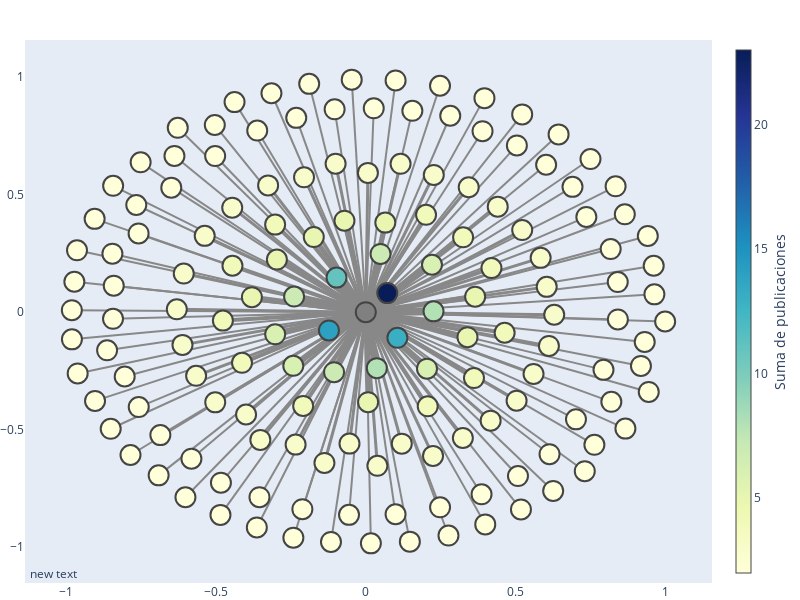

Here is the notebook cell this chart was saved with:
### Markdown cell above
Post-pandemia

### Code cell
grafo_colaboraciones(df_colaboraciones_internacionales_post_pandemia[df_colaboraciones_internacionales_post_pandemia['weight'] > media_colaboraciones_internacionales_post_pandemia])

### Figure 1 — Plotly figure (JSON) as saved in the notebook; plotly's stock layout.template omitted (floating-point values rounded to 4 significant figures; data arrays with more than 128 entries replaced by an {"elided": "..."} marker saying what was removed)
{"data": [{"hoverinfo": "none", "line": {"color": "#888", "width": 23}, "mode": "lines", "type": "scatter", "x": [0.0007322, 0.07237, null], "y": [2.45e-05, 0.08128, null]}, {"hoverinfo": "none", "line": {"color": "#888", "width": 14}, "mode": "lines", "type": "scatter", "x": [0.0007322, -0.1224, null], "y": [2.45e-05, -0.0777, null]}, {"hoverinfo": "none", "line": {"color": "#888", "width": 13}, "mode": "lines", "type": "scatter", "x": [0.0007322, 0.1062, null], "y": [2.45e-05, -0.109, null]}, {"hoverinfo": "none", "line": {"color": "#888", "width": 11}, "mode": "lines", "type": "scatter", "x": [0.0007322, -0.09704, null], "y": [2.45e-05, 0.1472, null]}, {"hoverinfo": "none", "line": {"color": "#888", "width": 8}, "mode": "lines", "type": "scatter", "x": [0.0007322, 0.2269, null], "y": [2.45e-05, 0.003652, null]}, {"hoverinfo": "none", "line": {"color": "#888", "width": 8}, "mode": "lines", "type": "scatter", "x": [0.0007322, 0.03756, null], "y": [2.45e-05, -0.238, null]}, {"hoverinfo": "none", "line": {"color": "#888", "width": 7}, "mode": "lines", "type": "scatter", "x": [0.0007322, -0.2387, null], "y": [2.45e-05, 0.0667, null]}, {"hoverinfo": "none", "line": {"color": "#888", "width": 7}, "mode": "lines", "type": "scatter", "x": [0.0007322, -0.1053, null], "y": [2.45e-05, -0.2552, null]}, {"hoverinfo": "none", "line": {"color": "#888", "width": 7}, "mode": "lines", "type": "scatter", "x": [0.0007322, 0.04984, null], "y": [2.45e-05, 0.248, null]}, {"hoverinfo": "none", "line": {"color": "#888", "width": 6}, "mode": "lines", "type": "scatter", "x": [0.0007322, 0.205, null], "y": [2.45e-05, -0.2402, null]}, {"hoverinfo": "none", "line": {"color": "#888", "width": 6}, "mode": "lines", "type": "scatter", "x": [0.0007322, -0.3018, null], "y": [2.45e-05, -0.09404, null]}, {"hoverinfo": "none", "line": {"color": "#888", "width": 6}, "mode": "lines", "type": "scatter", "x": [0.0007322, -0.2414, null], "y": [2.45e-05, -0.228, null]}, {"hoverinfo": "none", "line": {"color": "#888", "width": 6}, "mode": "lines", "type": "scatter", "x": [0.0007322, 0.2216, null], "y": [2.45e-05, 0.202, null]}, {"hoverinfo": "none", "line": {"color": "#888", "width": 5}, "mode": "lines", "type": "scatter", "x": [0.0007322, 0.3402, null], "y": [2.45e-05, -0.1064, null]}, {"hoverinfo": "none", "line": {"color": "#888", "width": 5}, "mode": "lines", "type": "scatter", "x": [0.0007322, 0.008387, null], "y": [2.45e-05, -0.3828, null]}, {"hoverinfo": "none", "line": {"color": "#888", "width": 5}, "mode": "lines", "type": "scatter", "x": [0.0007322, -0.07049, null], "y": [2.45e-05, 0.3896, null]}, {"hoverinfo": "none", "line": {"color": "#888", "width": 5}, "mode": "lines", "type": "scatter", "x": [0.0007322, 0.06584, null], "y": [2.45e-05, 0.3812, null]}, {"hoverinfo": "none", "line": {"color": "#888", "width": 5}, "mode": "lines", "type": "scatter", "x": [0.0007322, 0.3657, null], "y": [2.45e-05, 0.06603, null]}, {"hoverinfo": "none", "line": {"color": "#888", "width": 5}, "mode": "lines", "type": "scatter", "x": [0.0007322, -0.1729, null], "y": [2.45e-05, 0.3197, null]}, {"hoverinfo": "none", "line": {"color": "#888", "width": 5}, "mode": "lines", "type": "scatter", "x": [0.0007322, -0.3795, null], "y": [2.45e-05, 0.06405, null]}, {"hoverinfo": "none", "line": {"color": "#888", "width": 5}, "mode": "lines", "type": "scatter", "x": [0.0007322, -0.2961, null], "y": [2.45e-05, 0.2242, null]}, {"hoverinfo": "none", "line": {"color": "#888", "width": 4}, "mode": "lines", "type": "scatter", "x": [0.0007322, -0.4763, null], "y": [2.45e-05, -0.03574, null]}, {"hoverinfo": "none", "line": {"color": "#888", "width": 4}, "mode": "lines", "type": "scatter", "x": [0.0007322, 0.2074, null], "y": [2.45e-05, -0.4004, null]}, {"hoverinfo": "none", "line": {"color": "#888", "width": 4}, "mode": "lines", "type": "scatter", "x": [0.0007322, 0.3255, null], "y": [2.45e-05, 0.3187, null]}, {"hoverinfo": "none", "line": {"color": "#888", "width": 4}, "mode": "lines", "type": "scatter", "x": [0.0007322, 0.4642, null], "y": [2.45e-05, -0.08734, null]}, {"hoverinfo": "none", "line": {"color": "#888", "width": 4}, "mode": "lines", "type": "scatter", "x": [0.0007322, -0.4125, null], "y": [2.45e-05, -0.2152, null]}, {"hoverinfo": "none", "line": {"color": "#888", "width": 4}, "mode": "lines", "type": "scatter", "x": [0.0007322, 0.4202, null], "y": [2.45e-05, 0.1878, null]}, {"hoverinfo": "none", "line": {"color": "#888", "width": 4}, "mode": "lines", "type": "scatter", "x": [0.0007322, 0.2018, null], "y": [2.45e-05, 0.4145, null]}, {"hoverinfo": "none", "line": {"color": "#888", "width": 4}, "mode": "lines", "type": "scatter", "x": [0.0007322, -0.2083, null], "y": [2.45e-05, -0.3987, null]}, {"hoverinfo": "none", "line": {"color": "#888", "width": 4}, "mode": "lines", "type": "scatter", "x": [0.0007322, -0.4444, null], "y": [2.45e-05, 0.1977, null]}, {"hoverinfo": "none", "line": {"color": "#888", "width": 4}, "mode": "lines", "type": "scatter", "x": [0.0007322, -0.3019, null], "y": [2.45e-05, 0.3728, null]}, {"hoverinfo": "none", "line": {"color": "#888", "width": 4}, "mode": "lines", "type": "scatter", "x": [0.0007322, 0.3618, null], "y": [2.45e-05, -0.2801, null]}, {"hoverinfo": "none", "line": {"color": "#888", "width": 3}, "mode": "lines", "type": "scatter", "x": [0.0007322, -0.3513, null], "y": [2.45e-05, -0.5432, null]}, {"hoverinfo": "none", "line": {"color": "#888", "width": 3}, "mode": "lines", "type": "scatter", "x": [0.0007322, 0.3247, null], "y": [2.45e-05, -0.5349, null]}, {"hoverinfo": "none", "line": {"color": "#888", "width": 3}, "mode": "lines", "type": "scatter", "x": [0.0007322, 0.612, null], "y": [2.45e-05, -0.1434, null]}, {"hoverinfo": "none", "line": {"color": "#888", "width": 3}, "mode": "lines", "type": "scatter", "x": [0.0007322, 0.2251, null], "y": [2.45e-05, -0.6114, null]}, {"hoverinfo": "none", "line": {"color": "#888", "width": 3}, "mode": "lines", "type": "scatter", "x": [0.0007322, -0.1374, null], "y": [2.45e-05, -0.6415, null]}, {"hoverinfo": "none", "line": {"color": "#888", "width": 3}, "mode": "lines", "type": "scatter", "x": [0.0007322, 0.007742, null], "y": [2.45e-05, 0.5928, null]}, {"hoverinfo": "none", "line": {"color": "#888", "width": 3}, "mode": "lines", "type": "scatter", "x": [0.0007322, -0.5657, null], "y": [2.45e-05, -0.2705, null]}, {"hoverinfo": "none", "line": {"color": "#888", "width": 3}, "mode": "lines", "type": "scatter", "x": [0.0007322, -0.537, null], "y": [2.45e-05, 0.3248, null]}, {"hoverinfo": "none", "line": {"color": "#888", "width": 3}, "mode": "lines", "type": "scatter", "x": [0.0007322, 0.6046, null], "y": [2.45e-05, 0.1078, null]}, {"hoverinfo": "none", "line": {"color": "#888", "width": 3}, "mode": "lines", "type": "scatter", "x": [0.0007322, -0.2336, null], "y": [2.45e-05, -0.5633, null]}, {"hoverinfo": "none", "line": {"color": "#888", "width": 3}, "mode": "lines", "type": "scatter", "x": [0.0007322, 0.4411, null], "y": [2.45e-05, 0.4492, null]}, {"hoverinfo": "none", "line": {"color": "#888", "width": 3}, "mode": "lines", "type": "scatter", "x": [0.0007322, 0.6297, null], "y": [2.45e-05, -0.01083, null]}, {"hoverinfo": "none", "line": {"color": "#888", "width": 3}, "mode": "lines", "type": "scatter", "x": [0.0007322, 0.2277, null], "y": [2.45e-05, 0.5839, null]}, {"hoverinfo": "none", "line": {"color": "#888", "width": 3}, "mode": "lines", "type": "scatter", "x": [0.0007322, 0.5041, null], "y": [2.45e-05, -0.3764, null]}, {"hoverinfo": "none", "line": {"color": "#888", "width": 3}, "mode": "lines", "type": "scatter", "x": [0.0007322, -0.4452, null], "y": [2.45e-05, 0.4448, null]}, {"hoverinfo": "none", "line": {"color": "#888", "width": 3}, "mode": "lines", "type": "scatter", "x": [0.0007322, -0.2055, null], "y": [2.45e-05, 0.5739, null]}, {"hoverinfo": "none", "line": {"color": "#888", "width": 3}, "mode": "lines", "type": "scatter", "x": [0.0007322, -0.3254, null], "y": [2.45e-05, 0.5396, null]}, {"hoverinfo": "none", "line": {"color": "#888", "width": 3}, "mode": "lines", "type": "scatter", "x": [0.0007322, 0.1168, null], "y": [2.45e-05, 0.6316, null]}, {"hoverinfo": "none", "line": {"color": "#888", "width": 3}, "mode": "lines", "type": "scatter", "x": [0.0007322, -0.1001, null], "y": [2.45e-05, 0.632, null]}, {"hoverinfo": "none", "line": {"color": "#888", "width": 3}, "mode": "lines", "type": "scatter", "x": [0.0007322, 0.5607, null], "y": [2.45e-05, -0.2627, null]}, {"hoverinfo": "none", "line": {"color": "#888", "width": 3}, "mode": "lines", "type": "scatter", "x": [0.0007322, 0.5228, null], "y": [2.45e-05, 0.3496, null]}, {"hoverinfo": "none", "line": {"color": "#888", "width": 3}, "mode": "lines", "type": "scatter", "x": [0.0007322, 0.5844, null], "y": [2.45e-05, 0.2312, null]}, {"hoverinfo": "none", "line": {"color": "#888", "width": 3}, "mode": "lines", "type": "scatter", "x": [0.0007322, 0.03936, null], "y": [2.45e-05, -0.6534, null]}, {"hoverinfo": "none", "line": {"color": "#888", "width": 3}, "mode": "lines", "type": "scatter", "x": [0.0007322, 0.4175, null], "y": [2.45e-05, -0.4613, null]}, {"hoverinfo": "none", "line": {"color": "#888", "width": 3}, "mode": "lines", "type": "scatter", "x": [0.0007322, 0.3443, null], "y": [2.45e-05, 0.5317, null]}, {"hoverinfo": "none", "line": {"color": "#888", "width": 3}, "mode": "lines", "type": "scatter", "x": [0.0007322, -0.6301, null], "y": [2.45e-05, 0.0125, null]}, {"hoverinfo": "none", "line": {"color": "#888", "width": 3}, "mode": "lines", "type": "scatter", "x": [0.0007322, -0.5019, null], "y": [2.45e-05, -0.3836, null]}, {"hoverinfo": "none", "line": {"color": "#888", "width": 3}, "mode": "lines", "type": "scatter", "x": [0.0007322, -0.6112, null], "y": [2.45e-05, -0.139, null]}, {"hoverinfo": "none", "line": {"color": "#888", "width": 3}, "mode": "lines", "type": "scatter", "x": [0.0007322, 0.1209, null], "y": [2.45e-05, -0.5591, null]}, {"hoverinfo": "none", "line": {"color": "#888", "width": 3}, "mode": "lines", "type": "scatter", "x": [0.0007322, -0.399, null], "y": [2.45e-05, -0.4352, null]}, {"hoverinfo": "none", "line": {"color": "#888", "width": 3}, "mode": "lines", "type": "scatter", "x": [0.0007322, -0.05372, null], "y": [2.45e-05, -0.5591, null]}, {"hoverinfo": "none", "line": {"color": "#888", "width": 3}, "mode": "lines", "type": "scatter", "x": [0.0007322, -0.607, null], "y": [2.45e-05, 0.1645, null]}, {"hoverinfo": "none", "line": {"color": "#888", "width": 2}, "mode": "lines", "type": "scatter", "x": [0.0007322, 0.8422, null], "y": [2.45e-05, -0.03066, null]}, {"hoverinfo": "none", "line": {"color": "#888", "width": 2}, "mode": "lines", "type": "scatter", "x": [0.0007322, -0.4845, null], "y": [2.45e-05, -0.8624, null]}, {"hoverinfo": "none", "line": {"color": "#888", "width": 2}, "mode": "lines", "type": "scatter", "x": [0.0007322, 0.9421, null], "y": [2.45e-05, 0.3246, null]}, {"hoverinfo": "none", "line": {"color": "#888", "width": 2}, "mode": "lines", "type": "scatter", "x": [0.0007322, 0.5051, null], "y": [2.45e-05, 0.7097, null]}, {"hoverinfo": "none", "line": {"color": "#888", "width": 2}, "mode": "lines", "type": "scatter", "x": [0.0007322, 0.3904, null], "y": [2.45e-05, 0.77, null]}, {"hoverinfo": "none", "line": {"color": "#888", "width": 2}, "mode": "lines", "type": "scatter", "x": [0.0007322, -0.3617, null], "y": [2.45e-05, 0.7728, null]}, {"hoverinfo": "none", "line": {"color": "#888", "width": 2}, "mode": "lines", "type": "scatter", "x": [0.0007322, -0.2411, null], "y": [2.45e-05, -0.9593, null]}, {"hoverinfo": "none", "line": {"color": "#888", "width": 2}, "mode": "lines", "type": "scatter", "x": [0.0007322, 0.8674, null], "y": [2.45e-05, -0.4952, null]}, {"hoverinfo": "none", "line": {"color": "#888", "width": 2}, "mode": "lines", "type": "scatter", "x": [0.0007322, 0.737, null], "y": [2.45e-05, 0.4053, null]}, {"hoverinfo": "none", "line": {"color": "#888", "width": 2}, "mode": "lines", "type": "scatter", "x": [0.0007322, -0.7847, null], "y": [2.45e-05, -0.6075, null]}, {"hoverinfo": "none", "line": {"color": "#888", "width": 2}, "mode": "lines", "type": "scatter", "x": [0.0007322, 0.7942, null], "y": [2.45e-05, -0.2453, null]}, {"hoverinfo": "none", "line": {"color": "#888", "width": 2}, "mode": "lines", "type": "scatter", "x": [0.0007322, 0.1001, null], "y": [2.45e-05, -0.8596, null]}, {"hoverinfo": "none", "line": {"color": "#888", "width": 2}, "mode": "lines", "type": "scatter", "x": [0.0007322, -0.2314, null], "y": [2.45e-05, 0.827, null]}, {"hoverinfo": "none", "line": {"color": "#888", "width": 2}, "mode": "lines", "type": "scatter", "x": [0.0007322, -0.7573, null], "y": [2.45e-05, -0.4036, null]}, {"hoverinfo": "none", "line": {"color": "#888", "width": 2}, "mode": "lines", "type": "scatter", "x": [0.0007322, -0.8432, null], "y": [2.45e-05, -0.02792, null]}, {"hoverinfo": "none", "line": {"color": "#888", "width": 2}, "mode": "lines", "type": "scatter", "x": [0.0007322, -0.5814, null], "y": [2.45e-05, -0.6233, null]}, {"hoverinfo": "none", "line": {"color": "#888", "width": 2}, "mode": "lines", "type": "scatter", "x": [0.0007322, -0.3631, null], "y": [2.45e-05, -0.9158, null]}, {"hoverinfo": "none", "line": {"color": "#888", "width": 2}, "mode": "lines", "type": "scatter", "x": [0.0007322, -0.1155, null], "y": [2.45e-05, -0.9776, null]}, {"hoverinfo": "none", "line": {"color": "#888", "width": 2}, "mode": "lines", "type": "scatter", "x": [0.0007322, -0.6851, null], "y": [2.45e-05, -0.5229, null]}, {"hoverinfo": "none", "line": {"color": "#888", "width": 2}, "mode": "lines", "type": "scatter", "x": [0.0007322, -0.1883, null], "y": [2.45e-05, 0.9716, null]}, {"hoverinfo": "none", "line": {"color": "#888", "width": 2}, "mode": "lines", "type": "scatter", "x": [0.0007322, 0.6907, null], "y": [2.45e-05, 0.5334, null]}, {"hoverinfo": "none", "line": {"color": "#888", "width": 2}, "mode": "lines", "type": "scatter", "x": [0.0007322, 0.1002, null], "y": [2.45e-05, 0.9861, null]}, {"hoverinfo": "none", "line": {"color": "#888", "width": 2}, "mode": "lines", "type": "scatter", "x": [0.0007322, -0.8406, null], "y": [2.45e-05, 0.1128, null]}, {"hoverinfo": "none", "line": {"color": "#888", "width": 2}, "mode": "lines", "type": "scatter", "x": [0.0007322, -0.4829, null], "y": [2.45e-05, -0.7253, null]}, {"hoverinfo": "none", "line": {"color": "#888", "width": 2}, "mode": "lines", "type": "scatter", "x": [0.0007322, 0.7508, null], "y": [2.45e-05, 0.6518, null]}, {"hoverinfo": "none", "line": {"color": "#888", "width": 2}, "mode": "lines", "type": "scatter", "x": [0.0007322, 0.2826, null], "y": [2.45e-05, 0.8359, null]}, {"hoverinfo": "none", "line": {"color": "#888", "width": 2}, "mode": "lines", "type": "scatter", "x": [0.0007322, 0.2487, null], "y": [2.45e-05, -0.8302, null]}, {"hoverinfo": "none", "line": {"color": "#888", "width": 2}, "mode": "lines", "type": "scatter", "x": [0.0007322, 0.8204, null], "y": [2.45e-05, -0.3813, null]}, {"hoverinfo": "none", "line": {"color": "#888", "width": 2}, "mode": "lines", "type": "scatter", "x": [0.0007322, -0.0553, null], "y": [2.45e-05, -0.8623, null]}, {"hoverinfo": "none", "line": {"color": "#888", "width": 2}, "mode": "lines", "type": "scatter", "x": [0.0007322, -0.211, null], "y": [2.45e-05, -0.8382, null]}, {"hoverinfo": "none", "line": {"color": "#888", "width": 2}, "mode": "lines", "type": "scatter", "x": [0.0007322, 0.8654, null], "y": [2.45e-05, 0.4166, null]}, {"hoverinfo": "none", "line": {"color": "#888", "width": 2}, "mode": "lines", "type": "scatter", "x": [0.0007322, -0.9031, null], "y": [2.45e-05, -0.3774, null]}, {"hoverinfo": "none", "line": {"color": "#888", "width": 2}, "mode": "lines", "type": "scatter", "x": [0.0007322, 0.9641, null], "y": [2.45e-05, 0.07598, null]}, {"hoverinfo": "none", "line": {"color": "#888", "width": 2}, "mode": "lines", "type": "scatter", "x": [0.0007322, -0.7509, null], "y": [2.45e-05, 0.6378, null]}, {"hoverinfo": "none", "line": {"color": "#888", "width": 2}, "mode": "lines", "type": "scatter", "x": [0.0007322, 0.1478, null], "y": [2.45e-05, -0.9761, null]}, {"hoverinfo": "none", "line": {"color": "#888", "width": 2}, "mode": "lines", "type": "scatter", "x": [0.0007322, -0.6908, null], "y": [2.45e-05, -0.6941, null]}, {"hoverinfo": "none", "line": {"color": "#888", "width": 2}, "mode": "lines", "type": "scatter", "x": [0.0007322, 0.9453, null], "y": [2.45e-05, -0.3394, null]}, {"hoverinfo": "none", "line": {"color": "#888", "width": 2}, "mode": "lines", "type": "scatter", "x": [0.0007322, -0.8041, null], "y": [2.45e-05, -0.2735, null]}, {"hoverinfo": "none", "line": {"color": "#888", "width": 2}, "mode": "lines", "type": "scatter", "x": [0.0007322, -0.9722, null], "y": [2.45e-05, 0.1296, null]}, {"hoverinfo": "none", "line": {"color": "#888", "width": 2}, "mode": "lines", "type": "scatter", "x": [0.0007322, -0.7577, null], "y": [2.45e-05, 0.3351, null]}, {"hoverinfo": "none", "line": {"color": "#888", "width": 2}, "mode": "lines", "type": "scatter", "x": [0.0007322, 0.7317, null], "y": [2.45e-05, -0.6765, null]}, {"hoverinfo": "none", "line": {"color": "#888", "width": 2}, "mode": "lines", "type": "scatter", "x": [0.0007322, 0.9318, null], "y": [2.45e-05, -0.1267, null]}, {"hoverinfo": "none", "line": {"color": "#888", "width": 2}, "mode": "lines", "type": "scatter", "x": [0.0007322, 0.9192, null], "y": [2.45e-05, -0.2286, null]}, {"hoverinfo": "none", "line": {"color": "#888", "width": 2}, "mode": "lines", "type": "scatter", "x": [0.0007322, -0.1033, null], "y": [2.45e-05, 0.8634, null]}, {"hoverinfo": "none", "line": {"color": "#888", "width": 2}, "mode": "lines", "type": "scatter", "x": [0.0007322, 0.3968, null], "y": [2.45e-05, 0.9109, null]}, {"hoverinfo": "none", "line": {"color": "#888", "width": 2}, "mode": "lines", "type": "scatter", "x": [0.0007322, -0.8508, null], "y": [2.45e-05, -0.4959, null]}, {"hoverinfo": "none", "line": {"color": "#888", "width": 2}, "mode": "lines", "type": "scatter", "x": [0.0007322, -0.8427, null], "y": [2.45e-05, 0.538, null]}, {"hoverinfo": "none", "line": {"color": "#888", "width": 2}, "mode": "lines", "type": "scatter", "x": [0.0007322, 0.8418, null], "y": [2.45e-05, 0.1283, null]}, {"hoverinfo": "none", "line": {"color": "#888", "width": 2}, "mode": "lines", "type": "scatter", "x": [0.0007322, 0.6027, null], "y": [2.45e-05, 0.6274, null]}, {"hoverinfo": "none", "line": {"color": "#888", "width": 2}, "mode": "lines", "type": "scatter", "x": [0.0007322, -0.04625, null], "y": [2.45e-05, 0.9895, null]}, {"hoverinfo": "none", "line": {"color": "#888", "width": 2}, "mode": "lines", "type": "scatter", "x": [0.0007322, -0.6486, null], "y": [2.45e-05, 0.53, null]}, {"hoverinfo": "none", "line": {"color": "#888", "width": 2}, "mode": "lines", "type": "scatter", "x": [0.0007322, -0.9803, null], "y": [2.45e-05, -0.1155, null]}, {"hoverinfo": "none", "line": {"color": "#888", "width": 2}, "mode": "lines", "type": "scatter", "x": [0.0007322, -0.9611, null], "y": [2.45e-05, -0.2605, null]}, {"hoverinfo": "none", "line": {"color": "#888", "width": 2}, "mode": "lines", "type": "scatter", "x": [0.0007322, 0.5228, null], "y": [2.45e-05, 0.8417, null]}, {"hoverinfo": "none", "line": {"color": "#888", "width": 2}, "mode": "lines", "type": "scatter", "x": [0.0007322, 0.2767, null], "y": [2.45e-05, -0.9501, null]}, {"hoverinfo": "none", "line": {"color": "#888", "width": 2}, "mode": "lines", "type": "scatter", "x": [0.0007322, -0.6013, null], "y": [2.45e-05, -0.7872, null]}, {"hoverinfo": "none", "line": {"color": "#888", "width": 2}, "mode": "lines", "type": "scatter", "x": [0.0007322, -0.3143, null], "y": [2.45e-05, 0.9316, null]}, {"hoverinfo": "none", "line": {"color": "#888", "width": 2}, "mode": "lines", "type": "scatter", "x": [0.0007322, 1, null], "y": [2.45e-05, -0.03948, null]}, {"hoverinfo": "none", "line": {"color": "#888", "width": 2}, "mode": "lines", "type": "scatter", "x": [0.0007322, -0.638, null], "y": [2.45e-05, 0.6648, null]}, {"hoverinfo": "none", "line": {"color": "#888", "width": 2}, "mode": "lines", "type": "scatter", "x": [0.0007322, 0.8182, null], "y": [2.45e-05, 0.2687, null]}, {"hoverinfo": "none", "line": {"color": "#888", "width": 2}, "mode": "lines", "type": "scatter", "x": [0.0007322, -0.627, null], "y": [2.45e-05, 0.7847, null]}, {"hoverinfo": "none", "line": {"color": "#888", "width": 2}, "mode": "lines", "type": "scatter", "x": [0.0007322, 0.2484, null], "y": [2.45e-05, 0.9635, null]}, {"hoverinfo": "none", "line": {"color": "#888", "width": 2}, "mode": "lines", "type": "scatter", "x": [0.0007322, 0.6262, null], "y": [2.45e-05, -0.7605, null]}, {"hoverinfo": "none", "line": {"color": "#888", "width": 2}, "mode": "lines", "type": "scatter", "x": [0.0007322, -0.5022, null], "y": [2.45e-05, 0.6645, null]}, {"hoverinfo": "none", "line": {"color": "#888", "width": 2}, "mode": "lines", "type": "scatter", "x": [0.0007322, 0.9618, null], "y": [2.45e-05, 0.1977, null]}, {"hoverinfo": "none", "line": {"color": "#888", "width": 2}, "mode": "lines", "type": "scatter", "x": [0.0007322, -0.8451, null], "y": [2.45e-05, 0.2489, null]}, {"hoverinfo": "none", "line": {"color": "#888", "width": 2}, "mode": "lines", "type": "scatter", "x": [0.0007322, 0.3995, null], "y": [2.45e-05, -0.9027, null]}, {"hoverinfo": "none", "line": {"color": "#888", "width": 2}, "mode": "lines", "type": "scatter", "x": [0.0007322, 0.8346, null], "y": [2.45e-05, 0.5359, null]}, {"hoverinfo": "none", "line": {"color": "#888", "width": 2}, "mode": "lines", "type": "scatter", "x": [0.0007322, 0.3871, null], "y": [2.45e-05, -0.7747, null]}, {"hoverinfo": "none", "line": {"color": "#888", "width": 2}, "mode": "lines", "type": "scatter", "x": [0.0007322, -0.9045, null], "y": [2.45e-05, 0.3973, null]}, {"hoverinfo": "none", "line": {"color": "#888", "width": 2}, "mode": "lines", "type": "scatter", "x": [0.0007322, 0.5087, null], "y": [2.45e-05, -0.6971, null]}, {"hoverinfo": "none", "line": {"color": "#888", "width": 2}, "mode": "lines", "type": "scatter", "x": [0.0007322, 0.6443, null], "y": [2.45e-05, 0.7566, null]}, {"hoverinfo": "none", "line": {"color": "#888", "width": 2}, "mode": "lines", "type": "scatter", "x": [0.0007322, -0.4374, null], "y": [2.45e-05, 0.8939, null]}, {"hoverinfo": "none", "line": {"color": "#888", "width": 2}, "mode": "lines", "type": "scatter", "x": [0.0007322, -0.3542, null], "y": [2.45e-05, -0.7871, null]}, {"hoverinfo": "none", "line": {"color": "#888", "width": 2}, "mode": "lines", "type": "scatter", "x": [0.0007322, -0.8629, null], "y": [2.45e-05, -0.162, null]}, {"hoverinfo": "none", "line": {"color": "#888", "width": 2}, "mode": "lines", "type": "scatter", "x": [0.0007322, 0.5186, null], "y": [2.45e-05, -0.8392, null]}, {"hoverinfo": "none", "line": {"color": "#888", "width": 2}, "mode": "lines", "type": "scatter", "x": [0.0007322, 0.7638, null], "y": [2.45e-05, -0.5643, null]}, {"hoverinfo": "none", "line": {"color": "#888", "width": 2}, "mode": "lines", "type": "scatter", "x": [0.0007322, 0.614, null], "y": [2.45e-05, -0.6042, null]}, {"hoverinfo": "none", "line": {"color": "#888", "width": 2}, "mode": "lines", "type": "scatter", "x": [0.0007322, -0.5034, null], "y": [2.45e-05, 0.7965, null]}, {"hoverinfo": "none", "line": {"color": "#888", "width": 2}, "mode": "lines", "type": "scatter", "x": [0.0007322, 0.7023, null], "y": [2.45e-05, -0.4559, null]}, {"hoverinfo": "none", "line": {"color": "#888", "width": 2}, "mode": "lines", "type": "scatter", "x": [0.0007322, -0.7655, null], "y": [2.45e-05, 0.4562, null]}, {"hoverinfo": "none", "line": {"color": "#888", "width": 2}, "mode": "lines", "type": "scatter", "x": [0.0007322, -0.9633, null], "y": [2.45e-05, 0.2634, null]}, {"hoverinfo": "none", "line": {"color": "#888", "width": 2}, "mode": "lines", "type": "scatter", "x": [0.0007322, 0.1561, null], "y": [2.45e-05, 0.8571, null]}, {"hoverinfo": "none", "line": {"color": "#888", "width": 2}, "mode": "lines", "type": "scatter", "x": [0.0007322, 0.02726, null], "y": [2.45e-05, 0.8677, null]}, {"hoverinfo": "none", "line": {"color": "#888", "width": 2}, "mode": "lines", "type": "scatter", "x": [0.0007322, -0.9805, null], "y": [2.45e-05, 0.008608, null]}, {"hoverinfo": "none", "line": {"color": "#888", "width": 2}, "mode": "lines", "type": "scatter", "x": [0.0007322, 0.01769, null], "y": [2.45e-05, -0.9834, null]}, {"hoverinfo": "text", "marker": {"color": {"elided": "151 mixed values"}, "colorbar": {"thickness": 15, "title": {"side": "right", "text": "Suma de publicaciones"}, "xanchor": "left"}, "colorscale": [[0, "rgb(255,255,217)"], [0.125, "rgb(237,248,177)"], [0.25, "rgb(199,233,180)"], [0.375, "rgb(127,205,187)"], [0.5, "rgb(65,182,196)"], [0.625, "rgb(29,145,192)"], [0.75, "rgb(34,94,168)"], [0.875, "rgb(37,52,148)"], [1, "rgb(8,29,88)"]], "line": {"width": 2}, "showscale": true, "size": 20}, "mode": "markers", "text": {"elided": "151 str values"}, "type": "scatter", "x": {"elided": "151 float values"}, "y": {"elided": "151 float values"}}], "layout": {"annotations": [{"showarrow": false, "x": 0.005, "xref": "paper", "y": -0.002, "yref": "paper"}], "dragmode": "pan", "height": 600, "hovermode": "closest", "margin": {"b": 0, "l": 0, "r": 0, "t": 40}, "showlegend": false, "title": {"font": {"size": 16}}, "width": 800, "xaxis": {"showgrid": false, "zeroline": false}, "yaxis": {"showgrid": false, "zeroline": false}}}
